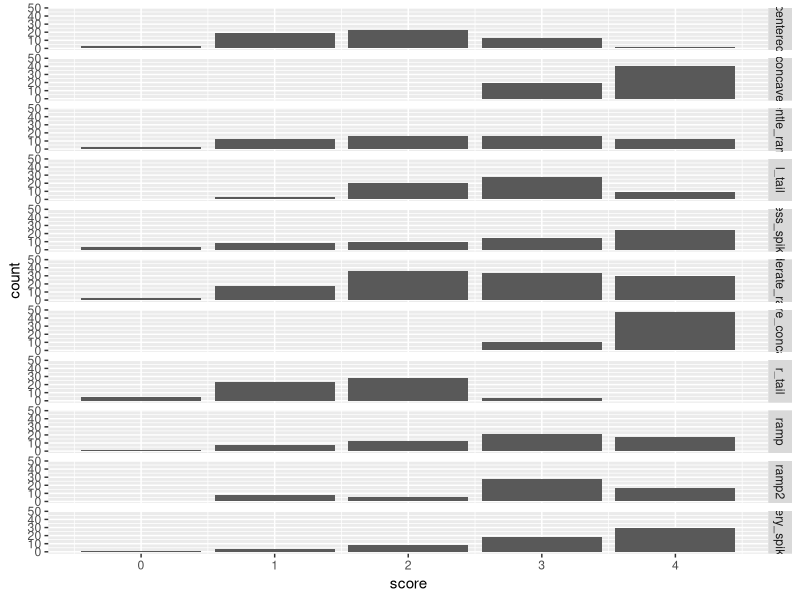
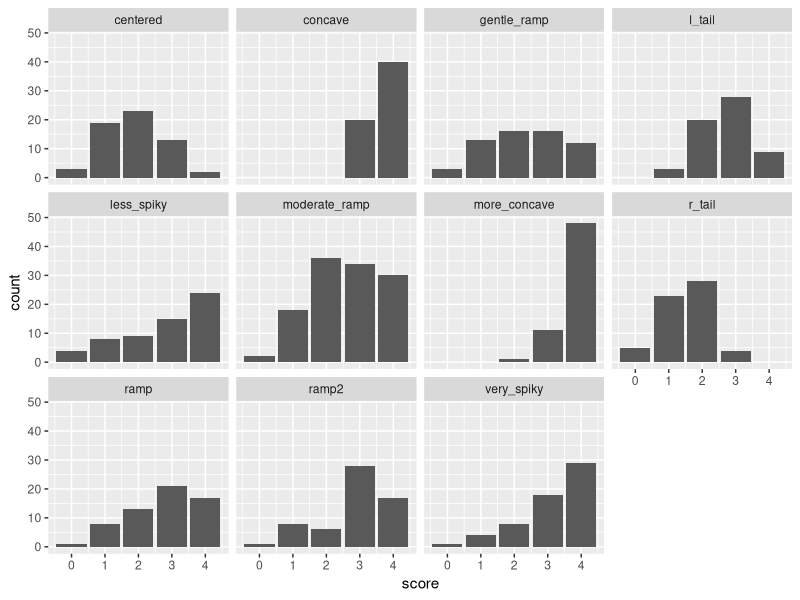
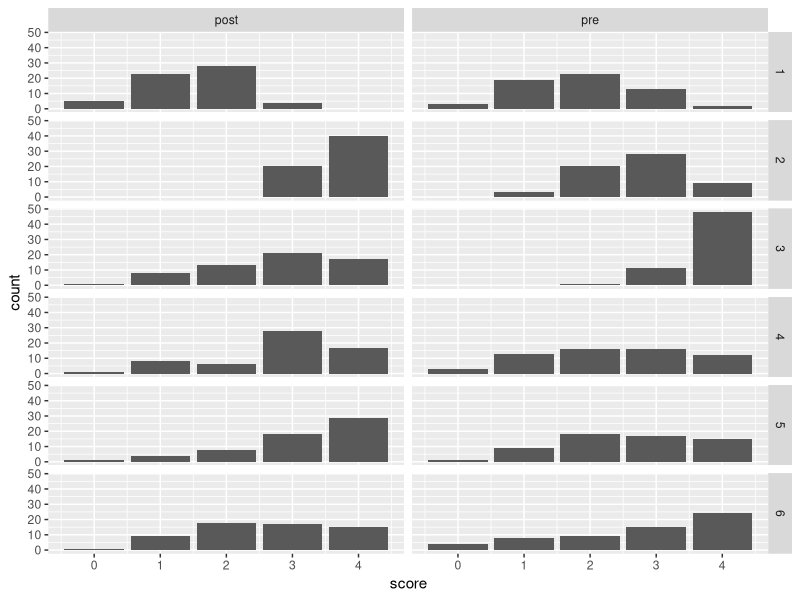
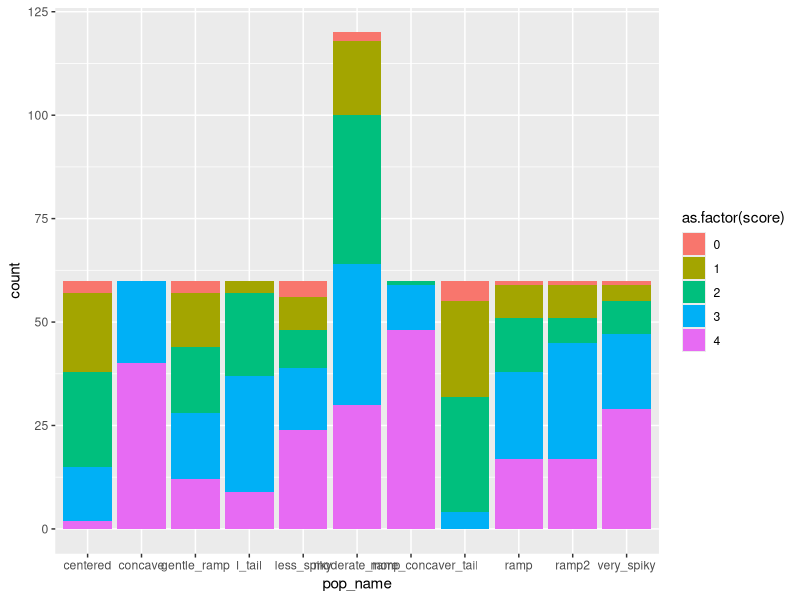

These charts were generated, in order, by the following R code:
library(ggplot2)

#### GENERATE ASSORTED SAMPLES OF FAKE LIKERT DATA

samp_size = 60

likert_beta = function(n, a, b){
        round(rbeta(n, a, b) * 4)   # 0 to 4 Likert scale
}

centered      = likert_beta(samp_size, 2,   2)
r_tail        = likert_beta(samp_size, 2,   4)
l_tail        = likert_beta(samp_size, 4,   2)
concave       = likert_beta(samp_size, 8,   1)
more_concave  = likert_beta(samp_size, 8,   0.9)
ramp          = likert_beta(samp_size, 2,   0.9)
gentle_ramp   = likert_beta(samp_size, 1.1, 0.9)
ramp2         = likert_beta(samp_size, 2,   1)
moderate_ramp = likert_beta(samp_size, 1.5, 1)
very_spiky    = likert_beta(samp_size, 1.5, 0.5)
less_spiky    = likert_beta(samp_size, 1,   0.5)

#### BUILD UP A DATA FRAME

samp_names = c("centered", "r_tail", "l_tail", "concave", "more_concave", "ramp", "gentle_ramp", "ramp2", "moderate_ramp", "very_spiky", "less_spiky", "moderate_ramp")

X = data.frame(score = centered, pop_name = rep("centered", length(centered)), 
								timepoint = rep("pre", length(centered)),
								question_num = rep(1, length(centered)))
npanel = 1
for (s in samp_names[-1]){
	tp = "pre"
	if(npanel %% 2 == 1){
		tp = "post"
	}
	qn = floor(npanel / 2) + 1
	temp_vec = eval(parse(text=s))
	temp_frame = data.frame(score = temp_vec, pop_name = rep(s, length(temp_vec)), 
											timepoint = rep(tp, length(temp_vec)),
											question_num = rep(qn, length(temp_vec)))
	X = rbind(X, temp_frame)
	npanel = npanel + 1
}


#### PLOTS AND ANALYSIS

p = ggplot(X, aes(score)) + geom_bar()
p + facet_grid(rows = vars(pop_name))  # all in one col, lined up

p + facet_wrap(vars(pop_name))    # wrap, broken in several cols

p + facet_grid(rows = vars(question_num), cols = vars(timepoint)) # best one yet

g = ggplot(X, aes(pop_name))
g + geom_bar(aes(fill=as.factor(score))) # kind of like spineplot, colors not great


#### TESTS

for (q in 1:6){
	wt = wilcox.test(X[X$question_num == q & X$timepoint == "pre", ]$score,
				X[X$question_num == q & X$timepoint == "post", ]$score)
	print(q)
	print(wt)
}

#prop.test
#prop.trend.test
